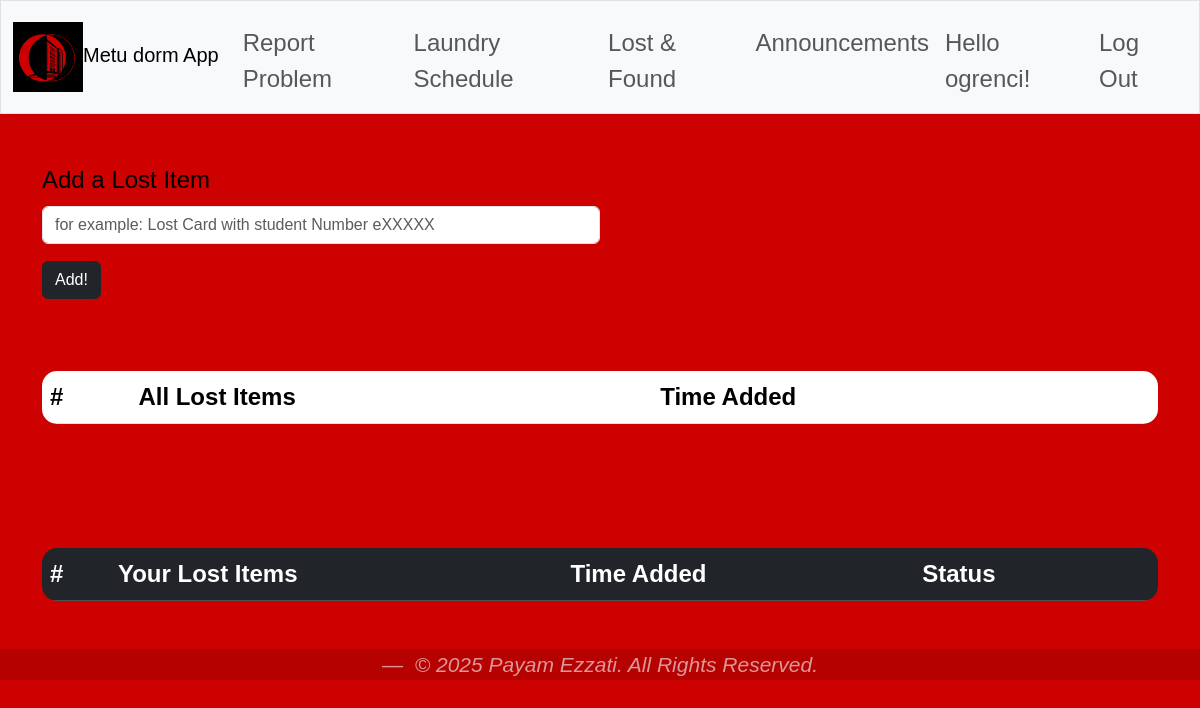
The app's page /lost_and_found (signed in), older data.
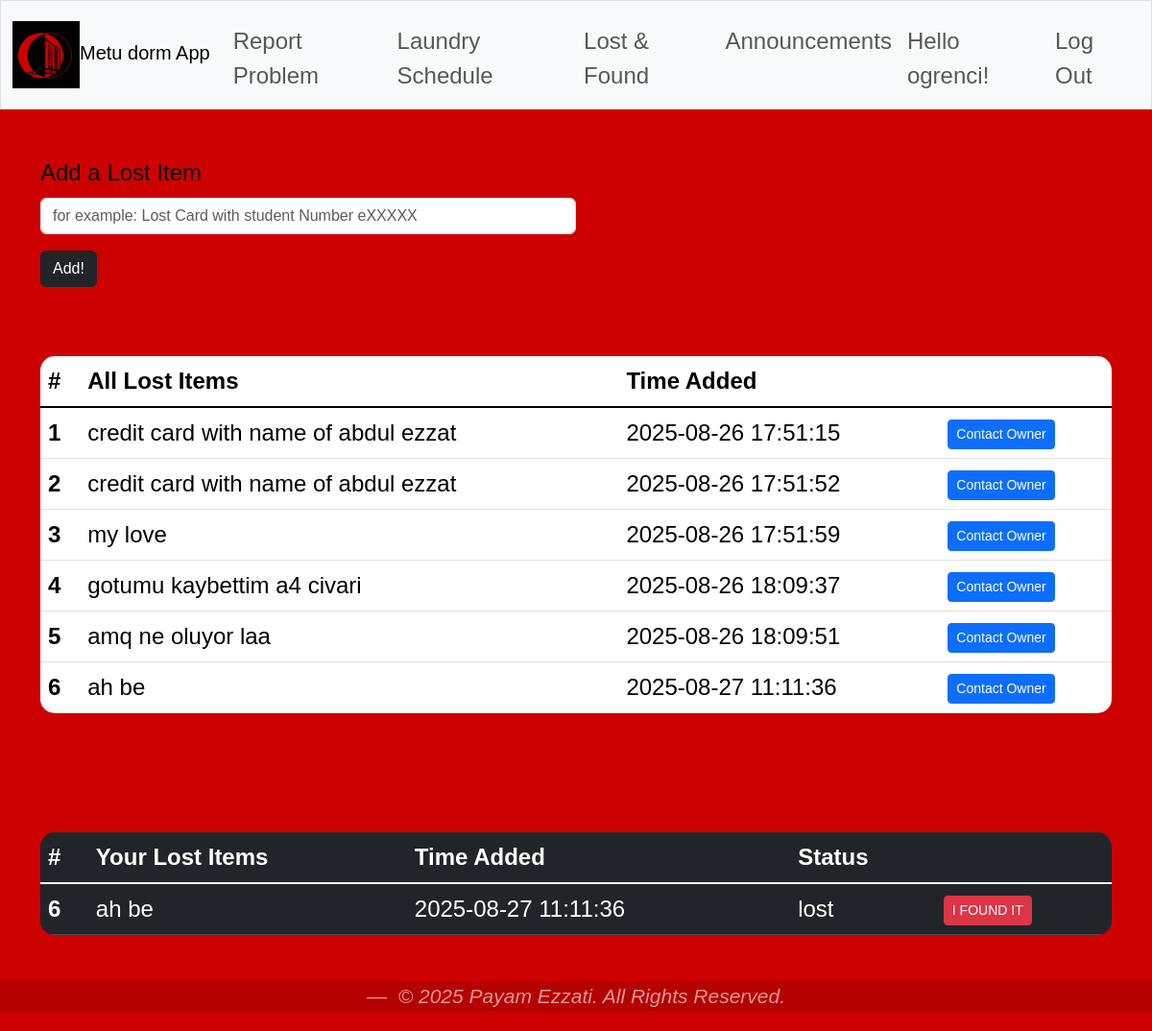
The same page, newer data.
### tables this page shows
CREATE TABLE userss(
            id INTEGER PRIMARY KEY AUTOINCREMENT,
            name TEXT,
            email TEXT UNIQUE,
            dorm_number TEXT,
            room_number INTEGER,
            role TEXT,
            password_hashed TEXT
        );

CREATE TABLE lost_and_found (
    id INTEGER PRIMARY KEY AUTOINCREMENT,
    user_id INTEGER NOT NULL,
    item_description TEXT NOT NULL,
    status TEXT DEFAULT 'lost',
    date_reported TEXT DEFAULT (datetime('now')),
    FOREIGN KEY (user_id) REFERENCES users(id)
    );

### app.py (the view)
@app.route("/lost_and_found", methods=["GET", "POST"])
@login_required
def lost_and_found():
    if request.method == "POST":
        item = request.form.get("item_description")
        if not item:
            return apology("must provide item description",400)
        db = get_db()
        cursor = db.execute( "INSERT INTO lost_and_found (user_id,item_description) VALUES (?, ?)",
            (session["user_id"],item))
        db.commit()
        return redirect("/lost_and_found")
    else:
        db = get_db()
        cursor = db.execute( "SELECT lost_and_found.id, lost_and_found.item_description, lost_and_found.status, lost_and_found.date_reported, lost_and_found.user_id, userss.email, userss.name FROM lost_and_found JOIN userss ON lost_and_found.user_id = userss.id WHERE lost_and_found.status = 'lost'")
        rows = cursor.fetchall()
        return render_template("lost_found.html",rows=rows)

### app.py (called while the page is built)
def get_db():
    if "db" not in g:
        g.db = sqlite3.connect(DATABASE)
        g.db.row_factory = sqlite3.Row
    return g.db

### helpers.py (called while the page is built)
def login_required(f):
    @wraps(f)
    def decorated_function(*args, **kwargs):
        if session.get("user_id") is None:
            return redirect("/login")
        return f(*args, **kwargs)
    return decorated_function

### templates/lost_found.html (shortened to what this page needs)
{% extends "layout.html" %}
{% block main %}
     <form method = "POST">
        <div class="mb-3 col-6">
            <label class="form-label"> Add a Lost Item</label>
            <input type="text" class="form-control" name="item_description" required placeholder="for example: Lost Card with student Number eXXXXX">
        </div>
        <button type="submit" class="btn btn-dark">Add!</button>
    </form>
  <br>
  <br>
    <table class="table table-hover">
  <thead>
    <tr>
      <th scope="col">#</th>
      <th scope="col">All Lost Items</th>
      <th scope="col">Time Added</th>
      <th scope="col"> </th>
    </tr>
  </thead>
  <tbody class="table-group-divider">
     {%for row in rows%}
    <tr>
      <th scope="row">{{loop.index}}</th>
      <td>{{row["item_description"]}}</td>
      <td></span>{{row["date_reported"]}}</td>
      <td><a href="https://mail.google.com/mail/?view=cm&fs=1&to={{ row['email'] }}&su=About your lost item&body=Hello, I think I found your item."
            target="_blank"
            class="btn btn-primary btn-sm">
   Contact Owner
</a></td>
    </tr>
    {% endfor %}
  </tbody>
</table>
<br><br><br>
<table class="table table-dark table-hover">
  <thead>
    <tr>
      <th scope="col">#</th>
      <th scope="col">Your Lost Items</th>
      <th scope="col">Time Added</th>
      <th scope="col">Status</th>
      <th scope="col"> </th>
    </tr>
  </thead>
  <tbody class="table-group-divider">
     {%for row in rows%}
     {%if row["user_id"] == session["user_id"]%}
    <tr>
      <th scope="row">{{loop.index}}</th>
      <td>{{row["item_description"]}}{{message}}</td>
      <td>{{row["date_reported"]}}</td>
      <td>{{row["status"]}}</td>
      <td>
                <form method="POST" action="/mark_found">
                    <button type="submit" class="btn btn-danger btn-sm">I FOUND IT</button>
                </form>
      </td>
    </tr>
    {%endif%}
    {% endfor %}
  </tbody>
</table>
{% endblock %}

### templates/layout.html (shortened to what this page needs)
<!DOCTYPE html>
<html lang="en">
<head>
    <link href="https://cdn.jsdelivr.net/npm/bootstrap@5.3.3/dist/css/bootstrap.min.css" rel="stylesheet">
    <link href="/static/styles.css" rel="stylesheet">
</head>
<body>
    <nav class="navbar navbar-expand-md navbar-light bg-light border">
        <div class="container-fluid">
            <a class="navbar-brand" href="/"><img src="/static/logo.png" alt="Bootstrap" width="70">Metu dorm App</a>
            <div class="collapse navbar-collapse" id="navbar">
                {% if session.get("user_id") %}
                <ul class="navbar-nav me-auto mt-2">
                    <li class="nav-item"><a class="nav-link" href="/report_problem">Report Problem</a></li>
                    <li class="nav-item"><a class="nav-link" href="/laundry">Laundry Schedule</a></li>
                    <li class="nav-item"><a class="nav-link" href="/lost_and_found">Lost & Found</a></li>
                    <li class="nav-item"><a class="nav-link" href="/announcements">Announcements</a></li>
                </ul>
                <ul class="navbar-nav ms-auto mt-2">
                    <li class="nav-item"><span class="nav-link">Hello {{ session.get("name") }}!</span></li>
                    <li class="nav-item"><a class="nav-link" href="/logout">Log Out</a></li>
                </ul>
                {% else %}
                <ul class="navbar-nav ms-auto mt-2">
                            <li class="nav-item"><a class="nav-link" href="/register">Register</a></li>
                            <li class="nav-item"><a class="nav-link" href="/login">Log In</a></li>
                        </ul>
                {% endif %}
            </div>
        </div>
    </nav>
    <main class="container py-5">
        {% block main %}{% endblock %}
    </main>
</body>
<footer>
  <section class="footer-bottom">
    <div class="container text-center">
      <figcaption class="blockquote-footer">
        <cite title="Source Title">&copy; 2025 Payam Ezzati. All Rights Reserved.</cite>
      </figcaption>
    </div>
  </section>
</footer>
</html>

### static/styles.css (style rules this page uses)
* { box-sizing: border-box; }
body { padding-bottom: 5px; background-color: #cc0100; font-family: Arial, sans-serif; color: #000000; font-size: 1.5rem; font-weight: 400; line-height: 1.5; margin: 0; }
.table { border-radius: 15px; overflow: hidden; }
footer { margin-top: auto; color: rgba(248, 249, 250, 0.6); }
.footer-bottom { background-color: #0000001d; }
.footer-bottom .blockquote-footer { color: #f8f9fa9b; }

Row changes from the older to the newer data that the page shows:
now on this page (row unchanged): userss: get "ogrenci"
added lost_and_found: item_description "credit card with name of abdul ezzat", date_reported "2025-08-26 17:51:15"
added lost_and_found: item_description "credit card with name of abdul ezzat", date_reported "2025-08-26 17:51:52"
added lost_and_found: item_description "my love", date_reported "2025-08-26 17:51:59"
added lost_and_found: item_description "gotumu kaybettim a4 civari", date_reported "2025-08-26 18:09:37"
added lost_and_found: item_description "amq ne oluyor laa", date_reported "2025-08-26 18:09:51"
added lost_and_found: item_description "ah be", date_reported "2025-08-27 11:11:36", status "lost"
Text that changed along with them:
{{ session.get("name") }}: "ogrenci" → (not shown)
